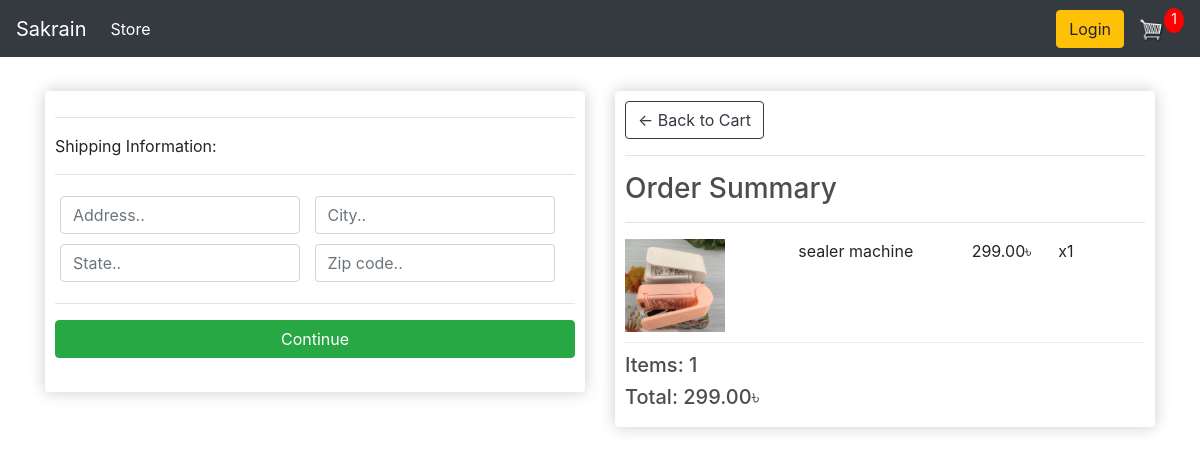
Screenshot of /checkout/ (signed in) with the database file from the repository.
### app/models.py (models this page shows, shortened)
class OrderItem(models.Model):
    product = models.ForeignKey(Product, on_delete=models.SET_NULL, null=True)
    order = models.ForeignKey(Order, on_delete=models.SET_NULL, null=True)
    quantity = models.IntegerField(default=0, null=True, blank=True)
    date_added = models.DateTimeField(auto_now_add=True)
    @property
    def get_total(self):
        total = self.product.price * self.quantity
        return total

class Product(models.Model):
    name = models.CharField(max_length=200)
    price = models.DecimalField(max_digits=7, decimal_places=2)
    digital = models.BooleanField(default=False,null=True, blank=True)
    image = models.ImageField(null=True, blank=True)
    @property
    def imageURL(self):
        try:
            url = self.image.url
        except:
            url = ''
        return url

class Order(models.Model):
    customer = models.ForeignKey(Customer, on_delete=models.SET_NULL, null=True, blank=True)
    date_ordered = models.DateTimeField(auto_now_add=True)
    complete = models.BooleanField(default=False)
    transaction_id = models.CharField(max_length=100, null=True)
    @property
    def shipping(self):
        shipping = False
        orderitems = self.orderitem_set.all()
        for i in orderitems:
            if i.product.digital == False:
                shipping = True
        return shipping
    @property
    def get_cart_total(self):
        orderitems = self.orderitem_set.all()
        total = sum([item.get_total for item in orderitems])
        return total
    @property
    def get_cart_items(self):
        orderitems = self.orderitem_set.all()
        total = sum([item.quantity for item in orderitems])
        return total

### app/views.py (the view)
# urls.py: path('checkout/', views.checkout, name="checkout"),
def checkout(request):
    data = cartData(request)
    cartItems = data['cartItems']
    order = data['order']
    items = data['items']
    context = {'items': items, "order": order, 'cartItems': cartItems}
    return render(request, 'app/Checkout.html', context)

### app/utils.py (called while the page is built)
def cartData(request):
    if request.user.is_authenticated:
        customer = request.user.customer
        order, created = Order.objects.get_or_create(customer=customer, complete=False)
        items = order.orderitem_set.all()
        cartItems = order.get_cart_items
    else:
        cookieData = cookieCart(request)
        cartItems = cookieData['cartItems']
        order = cookieData['order']
        items = cookieData['items']
    return {'cartItems':cartItems ,'order':order, 'items':items}

### templates/app/Checkout.html (shortened to what this page needs)
{% extends 'app/main.html' %}
{% load static %}
{% block content %}
    <div class="row">
        <div class="col-lg-6">
            <div class="box-element" id="form-wrapper">
                <form id="form">
                    <div id="shipping-info">
                        <hr>
                        <p>Shipping Information:</p>
                        <hr>
                        <div class="form-field">
                            <input class="form-control" type="text" name="address" placeholder="Address..">
                        </div>
                        <div class="form-field">
                            <input class="form-control" type="text" name="city" placeholder="City..">
                        </div>
                        <div class="form-field">
                            <input class="form-control" type="text" name="state" placeholder="State..">
                        </div>
                        <div class="form-field">
                            <input class="form-control" type="text" name="zipcode" placeholder="Zip code..">
                        </div>
                    </div>
                    <hr>
                    <input id="form-button" class="btn btn-success btn-block" type="submit" value="Continue">
                </form>
                <br>
            </div>
        </div>
        <div class="col-lg-6">
            <div class="box-element">
                <a  class="btn btn-outline-dark" href="{% url 'cart' %}">&#x2190; Back to Cart</a>
                <hr>
                <h3>Order Summary</h3>
                <hr>
                {% for item in items %}
                <div class="cart-row">
                    <div style="flex:2"><img class="row-image" src="{{item.product.imageURL}}"></div>
                    <div style="flex:2"><p>{{ item.product.name }}</p></div>
                    <div style="flex:1"><p>{{ item.product.price | floatformat:2 }}৳</p></div>
                    <div style="flex:1"><p>x{{ item.quantity }}</p></div>
                </div>
                {% endfor %}
                <h5>Items: {{order.get_cart_items }}</h5>
                <h5>Total:  {{order.get_cart_total | floatformat:2}}৳</h5>
            </div>
        </div>
    </div>
{% endblock content %}

### static/css/main.css (style rules this page uses)
body { background-color: hsl(0, 0%, 98%); }
h1,h2,h3,h4,h5,h6 { color:hsl(0, 0%, 30%); }
.box-element { box-shadow:hsl(0, 0%, 80%) 0 0 16px; background-color: #fff; border-radius: 4px; padding: 10px; }
.col-lg-4, .col-lg-6, .col-lg-8, .col-lg-12 { margin-top: 10px; }
.btn { border-radius: 0; }
.row-image { width: 100px; }
.form-field { width:250px; display: inline-block; padding: 5px; }
.cart-row { display: flex; align-items: flex-stretch; padding-bottom: 10px; margin-bottom: 10px; border-bottom: 1px solid #ececec; }

### rows the page displays
OrderItem: product.imageURL (picture), product.name "sealer machine", product.price "299.00", quantity "1"
Order: get_cart_items "1", get_cart_total "299.00"

### other values shown
{{ cartItems }} "1"
